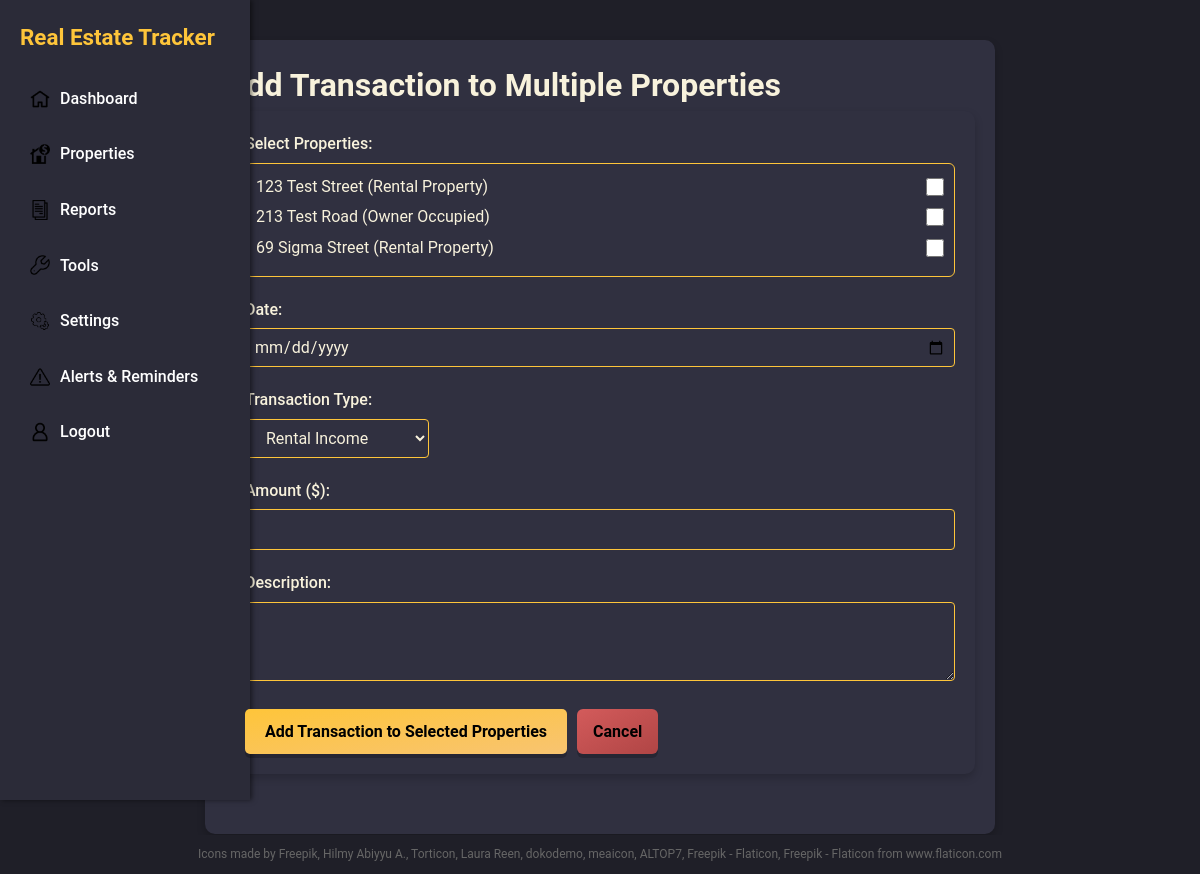
The page /transactions/bulk/ (signed in) on the database as committed earlier.
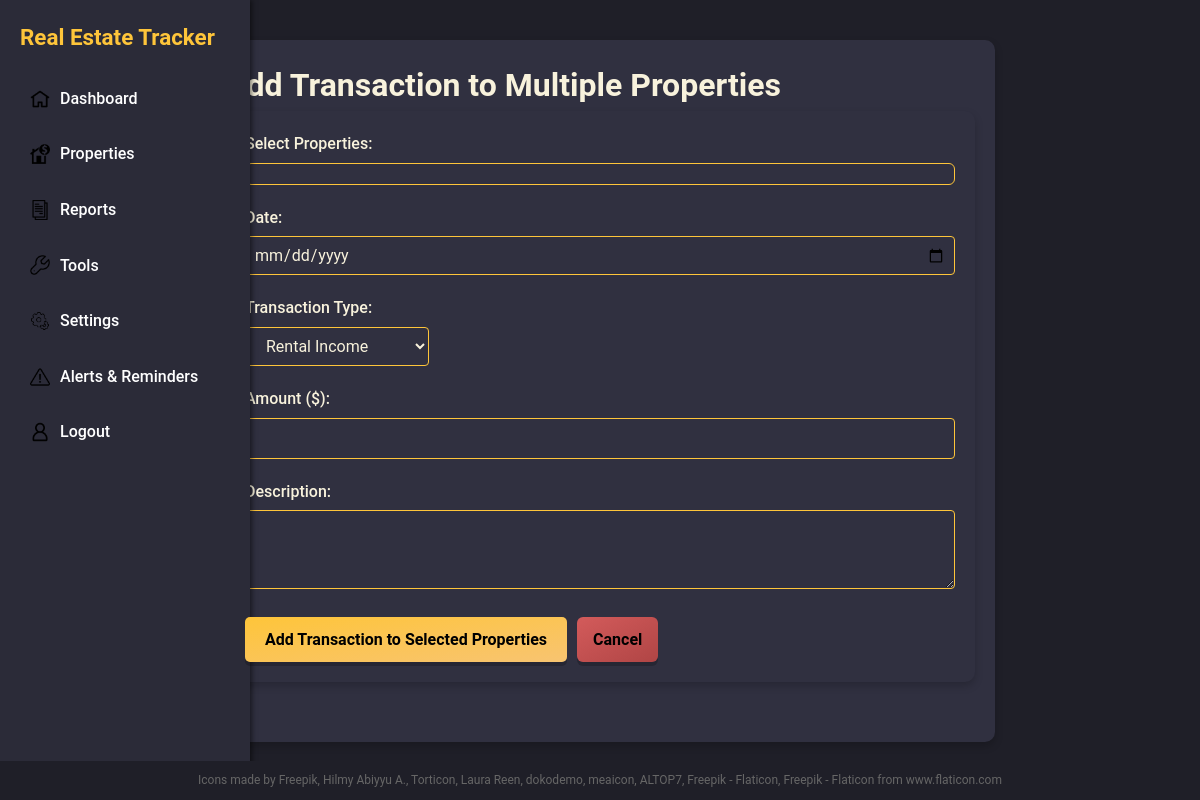
The same page on the database as committed later.
### core/models.py (models this page shows, shortened)
class Property(models.Model):
    PROPERTY_TYPES = [
        ('rental', 'Rental Property'),
        ('owner_occupied', 'Owner Occupied'),
        ('owned_outright', 'Owned Outright'),
    ]
    address = models.CharField(max_length=200)
    purchase_date = models.DateField()
    tenant_move_in_date = models.DateField(null=True, blank=True)
    tenant_move_out_date = models.DateField(null=True, blank=True)
    purchase_price = models.DecimalField(max_digits=12, decimal_places=2, null=False, blank=False, help_text="Original purchase price")
    property_type = models.CharField(max_length=20, choices=PROPERTY_TYPES, default='rental')
    weekly_rent = models.DecimalField(max_digits=10, decimal_places=2, default=0, help_text="Weekly rental amount")
    weekly_mortgage = models.DecimalField(max_digits=10, decimal_places=2, default=0, help_text="Weekly mortgage payment")
    created_at = models.DateTimeField(auto_now_add=True)
    owner = models.ForeignKey(CustomUser, on_delete=models.CASCADE, related_name='properties')

### core/views.py (the view)
# urls.py: path('transactions/bulk/', views.add_bulk_transaction, name='add_bulk_transaction'),
@login_required
def add_bulk_transaction(request):
    if request.method == 'POST':
        form = BulkTransactionForm(request.POST)
        if form.is_valid():
            properties = form.cleaned_data['properties']  # This is a QuerySet
            date_val = form.cleaned_data['date']
            amount = form.cleaned_data['amount']
            transaction_type = form.cleaned_data['transaction_type']
            description = form.cleaned_data['description']
            created_count = 0
            for property_obj in properties:
                Transaction.objects.create(
                    property=property_obj,
                    date=date_val,
                    amount=amount,
                    transaction_type=transaction_type,
                    description=description
                )
                created_count += 1
            messages.success(request, f'Transaction added to {created_count} properties successfully!')
            return redirect('transaction_log')  # Redirect to transaction log instead of properties
    else:
        form = BulkTransactionForm()
    properties_for_template = Property.objects.all().order_by('address')
    return render(request, 'transactions/add_bulk_transaction.html', { 'form': form, 'properties': properties_for_template })

### core/forms.py
class BulkTransactionForm(forms.Form):
    properties = forms.ModelMultipleChoiceField(
        queryset=Property.objects.all(),
        widget=forms.CheckboxSelectMultiple,
        required=True
    )
    date = forms.DateField(
        widget=forms.DateInput(attrs={'class': 'form-control', 'type': 'date'}),
        required=True
    )
    amount = forms.DecimalField(
        max_digits=10,
        decimal_places=2,
        widget=forms.NumberInput(attrs={'class': 'form-control', 'step': '0.01', 'min': '0'}),
        required=True
    )
    transaction_type = forms.ChoiceField(
        choices=Transaction.TRANSACTION_TYPES,
        widget=forms.Select(attrs={'class': 'form-control'}),
        required=True
    )
    description = forms.CharField(
        widget=forms.Textarea(attrs={'class': 'form-control', 'rows': 3}),
        required=False
    )

### core/templates/transactions/add_bulk_transaction.html (shortened to what this page needs)
{% extends 'base.html' %}
{% block content %}
<div class="main-content">
    <div class="form-container">
        <h1>Add Transaction to Multiple Properties</h1>
        <form method="post" class="card">
            <div class="form-group">
                <label>Select Properties:</label>
                <div class="property-checkbox-list">
                    <ul class="checkbox-list">
                        {% for property in properties %}
                            <li class="checkbox-item">
                                <span>{{ property.address }} ({{ property.get_property_type_display }})</span>
                                <input type="checkbox" name="properties" value="{{ property.id }}" id="property_{{ property.id }}">
                            </li>
                        {% endfor %}
                    </ul>
                </div>
            </div>
            <div class="form-group">
                <label for="{{ form.date.id_for_label }}">Date:</label>
                {{ form.date }}
            </div>
            <div class="form-group">
                <label for="{{ form.transaction_type.id_for_label }}">Transaction Type:</label>
                {{ form.transaction_type }}
            </div>
            <div class="form-group">
                <label for="{{ form.amount.id_for_label }}">Amount ($):</label>
                {{ form.amount }}
            </div>
            <div class="form-group">
                <label for="{{ form.description.id_for_label }}">Description:</label>
                {{ form.description }}
            </div>
            <div style="display: flex; gap: 10px; margin-top: 20px; flex-wrap: wrap;">
                <button type="submit" class="btn-metallic btn-accent-metallic">Add Transaction to Selected Properties</button>
                <a href="{% url 'properties' %}" class="btn-metallic btn-negative-metallic" style="text-decoration: none; padding: 10px 16px; border-radius: 6px;">Cancel</a>
            </div>
        </form>
    </div>
</div>
{% endblock %}

Rows that differ between the two databases and show on the page:
removed Property: address "123 Test Street", property_type "Rental Property"
removed Property: address "213 Test Road", property_type "Owner Occupied"
removed Property: address "69 Sigma Street", property_type "Rental Property"
